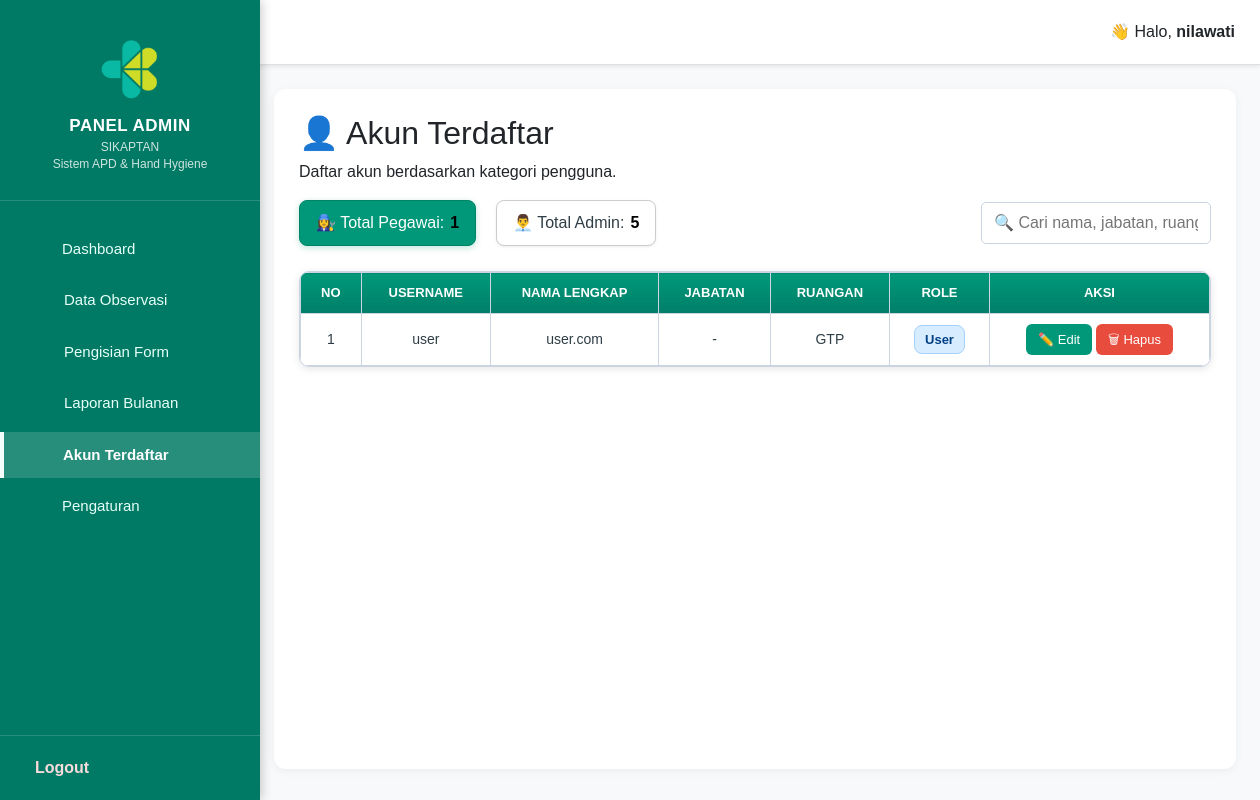
Page /admin/dashboard.php?page=akun (signed in) on the committed database.
### tables this page shows
CREATE TABLE `users` (
  `id` int(11) NOT NULL,
  `username` varchar(50) NOT NULL,
  `password` varchar(255) NOT NULL,
  `role` enum('admin','user') NOT NULL,
  `nama` varchar(100) NOT NULL DEFAULT '',
  `ruangan` varchar(100) NOT NULL DEFAULT '',
  `jabatan` varchar(100) DEFAULT NULL
);

### admin/page_akun.php (the view, shortened to what this page needs)
<?php
include '../config.php';
$filter = isset($_GET['role']) ? $_GET['role'] : 'pegawai';
$search = isset($_GET['search']) ? trim($_GET['search']) : '';
$limit = 10;
$page = isset($_GET['p']) ? (int)$_GET['p'] : 1;
$offset = ($page - 1) * $limit;
$where = ($filter === 'pegawai') ? "role='user'" : "role='admin'";
$query = "SELECT id, username, nama, role, ruangan, jabatan FROM users WHERE $where LIMIT $limit OFFSET $offset";
$result = mysqli_query($conn, $query);
$countAdmin = mysqli_fetch_assoc(mysqli_query($conn, "SELECT COUNT(*) AS total FROM users WHERE role='admin'"))['total'];
$countPegawai = mysqli_fetch_assoc(mysqli_query($conn, "SELECT COUNT(*) AS total FROM users WHERE role='user'"))['total'];
?>
<div class="page-header">
  <h2>👤 Akun Terdaftar</h2>
  <p class="page-subtitle">Daftar akun berdasarkan kategori pengguna.</p>
</div>
<div class="summary-wrapper">
  <div class="summary-box">
 <div class="summary-item clickable-summary <?= $filter === 'pegawai' ? 'active-summary' : '' ?>" onclick="filterRole('pegawai')">
  👩‍🔧 Total Pegawai: <span><?= $countPegawai ?></span>
</div>
<div class="summary-item clickable-summary <?= $filter === 'admin' ? 'active-summary' : '' ?>" onclick="filterRole('admin')">
  👨‍💼 Total Admin: <span><?= $countAdmin ?></span>
</div>
  </div>
  <div class="search-box">
    <form method="GET" action="">
      <input type="text" id="searchInput" name="search" placeholder="🔍 Cari nama, jabatan, ruangan..." value="<?= htmlspecialchars($search) ?>">
    </form>
  </div>
</div>
<div class="table-container">
  <table>
    <thead>
      <tr>
        <th>No</th>
        <th>Username</th>
        <th>Nama Lengkap</th>
        <th>Jabatan</th>
        <th>Ruangan</th>
        <th>Role</th>
        <th>Aksi</th>
      </tr>
    </thead>
    <tbody>
      <?php if (mysqli_num_rows($result) > 0): ?>
        <?php $no = $offset + 1; while ($row = mysqli_fetch_assoc($result)): ?>
          <tr>
            <td><?= $no++ ?></td>
            <td><?= htmlspecialchars($row['username']) ?></td>
            <td><?= htmlspecialchars($row['nama']) ?></td>
            <td><?= htmlspecialchars($row['jabatan'] ?: '-') ?></td>
            <td><?= htmlspecialchars($row['ruangan']) ?></td>
            <td><span class="role-badge <?= htmlspecialchars($row['role']) ?>"><?= ucfirst(htmlspecialchars($row['role'])) ?></span></td>
            <td>
              <button class="action-btn btn-edit" onclick="showModal('edit', '<?= $row['id'] ?>')">✏️ Edit</button>
              <button class="action-btn btn-delete" onclick="showModal('delete', '<?= $row['id'] ?>')">🗑 Hapus</button>
            </td>
          </tr>
        <?php endwhile; ?>
      <?php else: ?>
        <tr><td colspan="7" style="text-align:center; color:#888;">Tidak ada data akun.</td></tr>
      <?php endif; ?>
    </tbody>
  </table>
</div>

### admin/style.css (style rules this page uses)
* { margin: 0; padding: 0; box-sizing: border-box; font-family: "Poppins", sans-serif; }
body { background: #f6f9f8; color: #2f3e46; display: flex; min-height: 100vh; }
* { box-sizing: border-box; }
:root { --main-color: #007A64; }

### admin/dashboard.php (style rules this page uses)
:root { --main-color: #007A64; --sidebar-bg: linear-gradient(180deg, #026956, #00493c); --sidebar-hover: rgba(255,255,255,0.1); --sidebar-active: rgba(255,255,255,0.2); --text-color: #e8f5f1; }
body { margin: 0; font-family: 'Poppins', sans-serif; background: #f4f5f7; }

### admin/page_akun.php (style rules this page uses)
.table-container { width: 100%; overflow-x: auto; margin-top: 25px; border-radius: 10px; box-shadow: 0 2px 8px rgba(0,0,0,0.1); background: #fff; border: 1px solid #cbd5e1; }
table { width: 100%; border-collapse: collapse; white-space: nowrap; min-width: 900px; border: 1px solid #cbd5e1; }
th, td { padding: 10px 14px; text-align: center; border: 1px solid #cbd5e1; transition: background 0.2s ease, color 0.2s ease; }
th { background: linear-gradient(180deg, #009879 0%, #007f69 100%); color: #fff; font-weight: 600; text-transform: uppercase; font-size: 13px; }
td { font-size: 14px; color: #2f3e46; }
.role-badge { display: inline-block; padding: 4px 10px; border-radius: 8px; font-size: 13px; font-weight: 600; text-transform: capitalize; }
.role-badge.user { background: #d8ecff; color: #004085; border: 1px solid #a4d0ff; }
.action-btn { display: inline-flex; align-items: center; justify-content: center; gap: 6px; padding: 6px 12px; font-size: 13px; border-radius: 6px; border: none; cursor: pointer; transition: all 0.3s ease; text-decoration: none; font-weight: 500; }
.btn-edit { background-color: #009879; color: #fff; }
.btn-delete { background-color: #e74c3c; color: #fff; }
.summary-wrapper { display: flex; justify-content: space-between; align-items: center; flex-wrap: wrap; margin-bottom: 15px; }
.summary-box { display: flex; gap: 20px; flex-wrap: wrap; }
.summary-item { background: #fff; border: 1px solid #cbd5e1; border-radius: 5px; padding: 10px 20px; box-shadow: 0 2px 5px rgba(0,0,0,0.05); }
.summary-item span { font-weight: 600; color: #009879; }
.search-box input { padding: 8px 12px; border-radius: 5px; border: 1px solid #cbd5e1; width: 230px; transition: 0.3s; }
.summary-wrapper { display: flex; gap: 10px; flex-wrap: wrap; margin-bottom: 15px; }
.clickable-summary { cursor: pointer; border: 1px solid #ccc; background: #ffffff; color: #2f3e46; border-radius: 8px; padding: 10px 16px; font-weight: 500; display: flex; align-items: center; gap: 6px; box-shadow: 0 1px 3px rgba(0, 0, 0, 0.08); transition: 0.3s ease; }
.active-summary { background: #009879; border-color: #008466; color: #ffffff; box-shadow: 0 2px 6px rgba(0, 152, 121, 0.25); }
.clickable-summary span { color: #000000ff !important; }

### rows in the picture
users: username "user", nama "user.com", jabatan "-", ruangan "GTP", role "User"

### other values in the picture
$_SESSION['user']['nama'] "nilawati"
$countPegawai "1"
$countAdmin "5"
